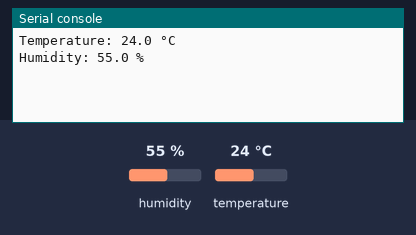
Recording of a program running on a simulated Raspberry Pi Pico running CircuitPython. Shown: the last lines printed to the serial console. The inputs (shaded band) are chosen by the test bench; at power-on: humidity 55 %, temperature 24 °C.

Above: at 1.2 s.
1.3 s: humidity set to 22 %
At 3.6 s:
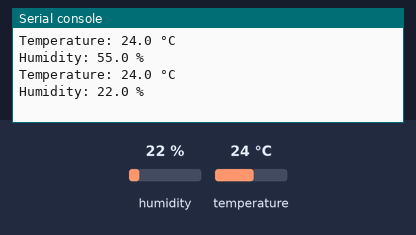
4.3 s: temperature set to 12 °C
At 6.0 s:
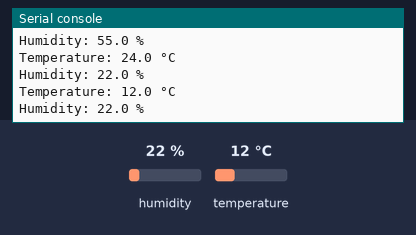
7.3 s: humidity set to 40 %
At 9.6 s:
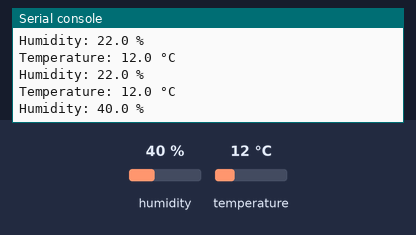
Timing chart, 0 to 11.1 s (numbered marks = the images above; inputs shaded):
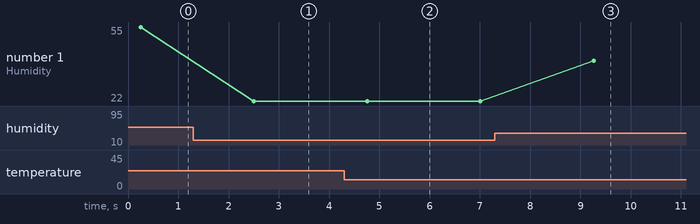

The program:

code.py
```python
import time
import board
import adafruit_dht

# Initialize DHT11 sensor on GPIO15 (board.GP15)
sensor = adafruit_dht.DHT11(board.GP15)

while True:
    try:
        # Measure temperature and humidity
        temperature = sensor.temperature  # in Celsius
        humidity = sensor.humidity  # in percentage

        # Print values
        print("Temperature: {:.1f} °C".format(temperature))
        print("Humidity: {:.1f} %".format(humidity))

    except RuntimeError as e:
        # If there's an error reading the sensor, print it and continue
        print("Error reading sensor: ", e)

    # Wait before reading again
    time.sleep(2)
```

Measured:
- after the input at 1.3 s, the serial console: prints a new line after 1.2 s (image 1)
- after the input at 4.3 s, the serial console: prints a new line after 0.46 s (image 2)
- after the input at 7.3 s, the serial console: prints a new line after 2.0 s (image 3)
- plotted number 1: 55 → 22 after the input at 1.3 s, 22 → 40 after the input at 7.3 s
